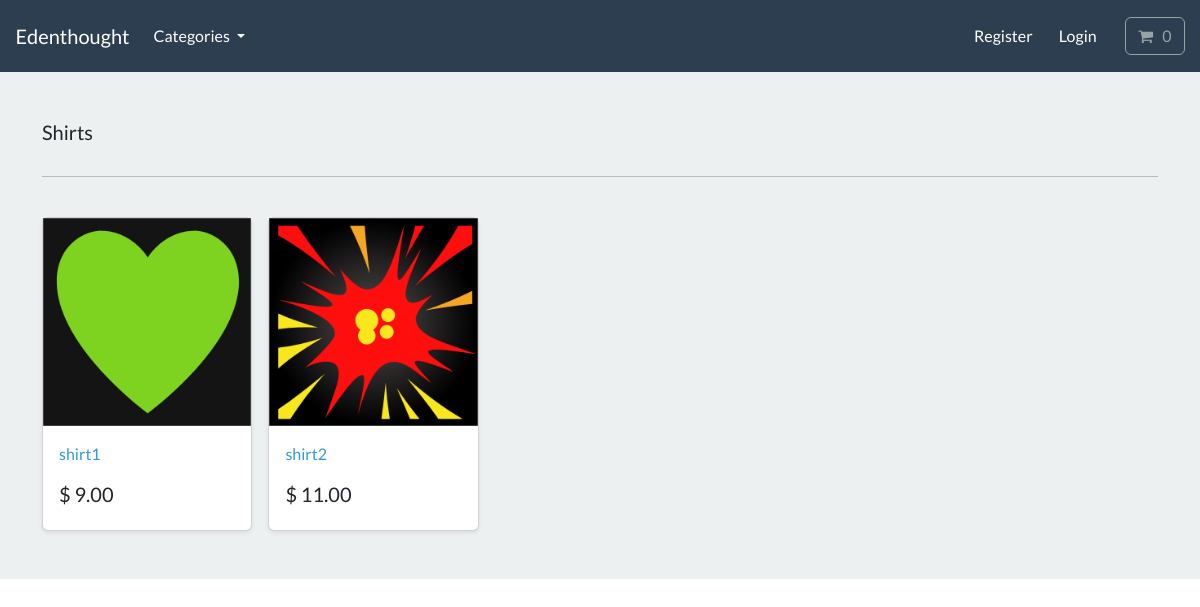
The page /search/shirts/ on the database its author committed.
### store/models.py (models this page shows, shortened)
class Category(models.Model):
    name = models.CharField(max_length=255, db_index=True)
    slug = models.SlugField(max_length=250, unique=True)
    class Meta:
        verbose_name_plural = 'categories'
    def get_absolute_url(self):
        return reverse('list-category', args=[self.slug])

class Product(models.Model):
    category = models.ForeignKey(Category, related_name='product', on_delete=models.CASCADE, null=True)
    title = models.CharField(max_length=250)
    brand = models.CharField(max_length=250, default='unbranded')
    description = models.TextField(blank=True)
    slug = models.SlugField(max_length=250, unique=True)
    price = models.DecimalField(max_digits=4, decimal_places=2)
    image = models.ImageField(upload_to='images/')
    class Meta:
        verbose_name_plural = 'products'
    def get_absolute_url(self):
        return reverse('product-info', args=[self.slug])

### store/views.py (the view)
# urls.py: path('search/<slug:category_slug>/', views.list_category, name='list-category'),
def list_category(request, category_slug=None):
    category = get_object_or_404(Category, slug=category_slug)
    products = Product.objects.filter(category=category)
    return render(request, 'store/list-category.html', {'category': category, 'products': products})

### cart/cart.py (called while the page is built)
    def __len__(self):
        return sum(item['qty'] for item in self.cart.values())

### cart/context_processors.py (called while the page is built)
def cart(request):
    return {'cart': Cart(request)}

### store/views.py (called while the page is built)
def categories(request):
    all_categories = Category.objects.all()
    return {'all_categories': all_categories}

### store/templates/store/list-category.html
{% extends "./base.html" %}
{% load static %}
{% block content %}
<main>
  <div class="album py-5 bg-light">
    <div class="container">
      <div class="pb-3 h5">{{category.name | capfirst}}</div>
      <hr>
      <br>
      <div class="row row-cols-1 row-cols-sm-2 row-cols-md-5 g-3">
        {% for product in products %}
        <div class="col">
          <div class="card shadow-sm">
          <img class="img-fluid" alt="Responsive image" src="{{product.image.url}}">
            <div class="card-body">
              <p class="card-text">
                <a class="text-info text-decoration-none" href="{{product.get_absolute_url}}">{{product.title}}</a>
              </p>
              <div class="d-flex justify-content-between align-items-center">
                <h5> $ {{product.price}}</h5>
              </div>
            </div>
          </div>
        </div>
        {% endfor %}
      </div>
    </div>
  </div>
</main>
{% endblock %}

### rows shown on the page
Category: name "Shirts"
Product: image (picture), title "shirt1", price "9.00"
Product: image (picture), title "shirt2", price "11.00"
